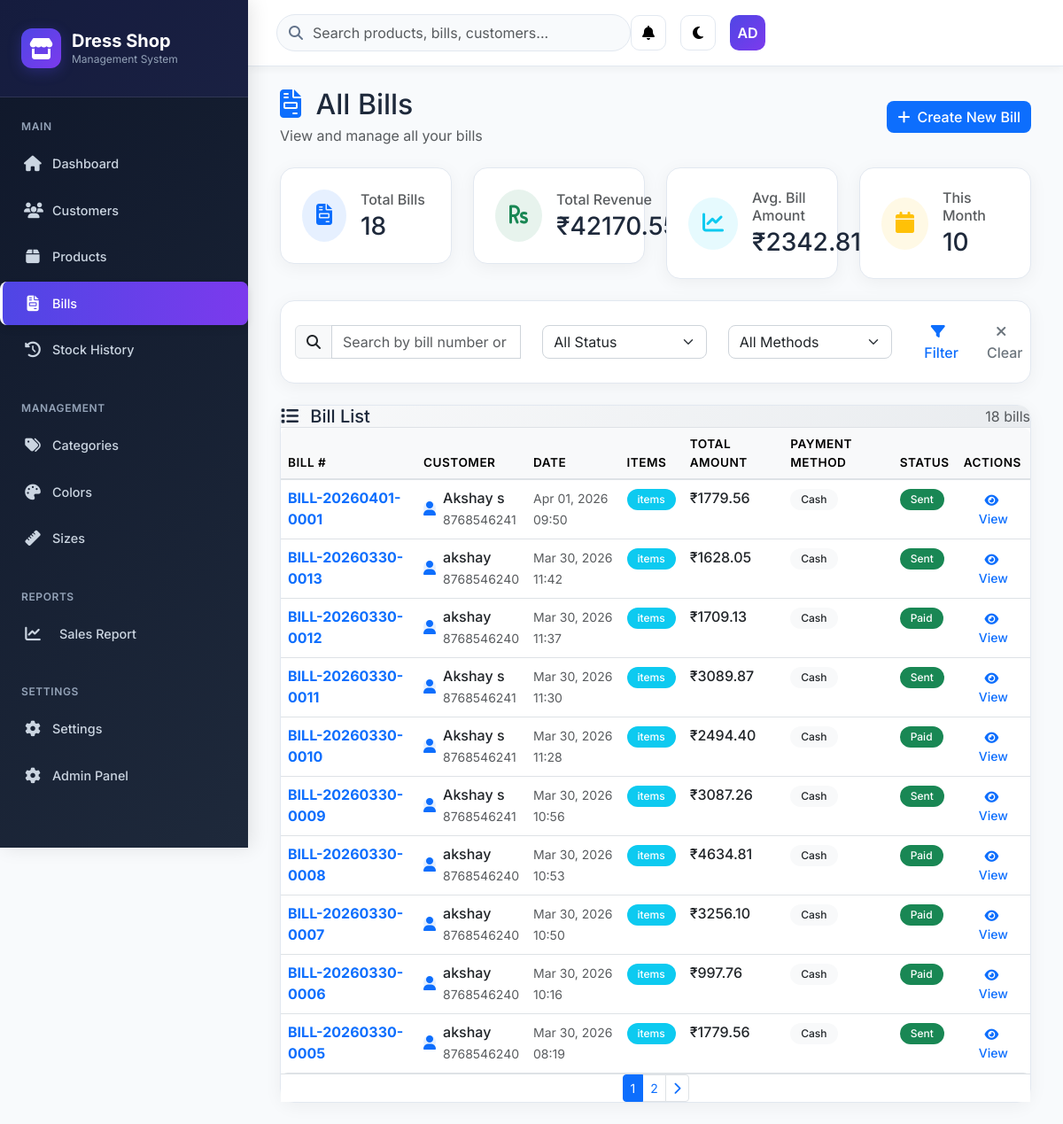
Page /bills/ on the committed database.
### shop/models.py (models this page shows, shortened)
class Bill(models.Model):
    PAYMENT_METHODS = [
        ('cash', 'Cash'),
        ('card', 'Card'),
        ('upi', 'UPI'),
        ('net_banking', 'Net Banking'),
        ('wallet', 'Wallet'),
    ]
    STATUS_CHOICES = [
        ('pending', 'Pending'),
        ('paid', 'Paid'),
        ('cancelled', 'Cancelled'),
        ('refunded', 'Refunded'),
    ]
    bill_number = models.CharField(max_length=50, unique=True)
    customer = models.ForeignKey(Customer, on_delete=models.CASCADE, related_name='items')
    subtotal = models.DecimalField(max_digits=10, decimal_places=2)
    discount_amount = models.DecimalField(max_digits=10, decimal_places=2, default=0)
    tax_amount = models.DecimalField(max_digits=10, decimal_places=2, default=0)
    total_amount = models.DecimalField(max_digits=10, decimal_places=2)
    payment_method = models.CharField(max_length=20, choices=PAYMENT_METHODS)
    status = models.CharField(max_length=20, choices=STATUS_CHOICES, default='draft')
    notes = models.TextField(blank=True)
    created_at = models.DateTimeField(auto_now_add=True)
    class Meta:
        ordering = ['-created_at']
        verbose_name = 'Bill'
        verbose_name_plural = 'Bills'
    class Meta:
        ordering = ['-created_at']

class Customer(models.Model):
    name = models.CharField(max_length=200)
    phone = models.CharField(max_length=20)
    email = models.EmailField(blank=True)
    address = models.TextField(blank=True)
    date_of_birth = models.DateField(blank=True, null=True)
    gender = models.CharField(max_length=10, choices=[('male', 'Male'), ('female', 'Female'), ('other', 'Other')], blank=True)
    loyalty_points = models.PositiveIntegerField(default=0)
    created_at = models.DateTimeField(auto_now_add=True)

### shop/views.py (the view)
# urls.py: path('bills/', views.bill_list, name='bill_list'),
def bill_list(request):
    bills = Bill.objects.select_related('customer').order_by('-created_at')
    status_filter = request.GET.get('status')
    payment_filter = request.GET.get('payment_method')
    search_query = request.GET.get('search')
    if status_filter:
        bills = bills.filter(status=status_filter)
    if payment_filter:
        bills = bills.filter(payment_method=payment_filter)
    if search_query:
        bills = bills.filter(
            Q(bill_number__icontains=search_query) |
            Q(customer__name__icontains=search_query) |
            Q(customer__phone__icontains=search_query)
        )
    total_revenue = bills.aggregate(total=Sum('total_amount'))['total'] or Decimal('0')
    total_bills = bills.count()
    avg_bill_amount = total_revenue / total_bills if total_bills > 0 else Decimal('0')
    paginator = Paginator(bills, 10)  # Show 10 bills per page
    page_number = request.GET.get('page', '1')
    try:
        page_number = int(page_number)
    except (ValueError, TypeError):
        page_number = 1
    page_obj = paginator.get_page(page_number)
    total_pages = paginator.num_pages
    current_page = page_obj.number
    start_page = max(1, current_page - 3)
    end_page = min(total_pages, current_page + 3)
    page_range = range(start_page, end_page + 1)
    context = {
        'bills': page_obj,
        'page_obj': page_obj,
        'is_paginated': page_obj.has_other_pages(),
        'page_range': page_range,
        'total_pages': total_pages,
        'status_choices': Bill.STATUS_CHOICES,
        'payment_methods': Bill.PAYMENT_METHODS,
        'current_status': status_filter,
        'current_payment': payment_filter,
        'search_query': search_query,
        'total_revenue': total_revenue,
        'total_bills': total_bills,
        'avg_bill_amount': avg_bill_amount,
    }
    if request.headers.get('HX-Request'):
        return render(request, 'shop/bill_list_partial.html', context)
    return render(request, 'shop/bill_list.html', context)

### shop/templates/shop/bill_list.html (shortened to what this page needs)
{% extends 'shop/base.html' %}
{% load static %}
{% block content %}
<div class="container-fluid">
    <div class="row mb-4">
        <div class="col-12">
            <div class="d-flex justify-content-between align-items-center">
                <div>
                    <h2 class="mb-1">
                        <i class="fas fa-file-invoice me-2 text-primary"></i>
                        All Bills
                    </h2>
                    <p class="text-muted mb-0">View and manage all your bills</p>
                </div>
                <div>
                    <a href="{% url 'shop:create_bill' %}" class="btn btn-primary">
                        <i class="fas fa-plus me-2"></i>Create New Bill
                    </a>
                </div>
            </div>
        </div>
    </div>
    <div class="row mb-4">
        <div class="col-md-3">
            <div class="dashboard-card p-4">
                <div class="d-flex align-items-center">
                    <div class="flex-shrink-0">
                        <div class="bg-primary bg-opacity-10 rounded-circle p-3">
                            <i class="fas fa-file-invoice text-primary fs-4"></i>
                        </div>
                    </div>
                    <div class="flex-grow-1 ms-3">
                        <h6 class="mb-1 text-muted">Total Bills</h6>
                        <h3 class="mb-0">{{ total_bills }}</h3>
                    </div>
                </div>
            </div>
        </div>
        <div class="col-md-3">
            <div class="dashboard-card p-4">
                <div class="d-flex align-items-center">
                    <div class="flex-shrink-0">
                        <div class="bg-success bg-opacity-10 rounded-circle p-3">
                            <i class="fas fa-rupee-sign text-success fs-4"></i>
                        </div>
                    </div>
                    <div class="flex-grow-1 ms-3">
                        <h6 class="mb-1 text-muted">Total Revenue</h6>
                        <h3 class="mb-0">₹{{ total_revenue|floatformat:2 }}</h3>
                    </div>
                </div>
            </div>
        </div>
        <div class="col-md-3">
            <div class="dashboard-card p-4">
                <div class="d-flex align-items-center">
                    <div class="flex-shrink-0">
                        <div class="bg-info bg-opacity-10 rounded-circle p-3">
                            <i class="fas fa-chart-line text-info fs-4"></i>
                        </div>
                    </div>
                    <div class="flex-grow-1 ms-3">
                        <h6 class="mb-1 text-muted">Avg. Bill Amount</h6>
                        <h3 class="mb-0">₹{{ avg_bill_amount|floatformat:2 }}</h3>
                    </div>
                </div>
            </div>
        </div>
        <div class="col-md-3">
            <div class="dashboard-card p-4">
                <div class="d-flex align-items-center">
                    <div class="flex-shrink-0">
                        <div class="bg-warning bg-opacity-10 rounded-circle p-3">
                            <i class="fas fa-calendar text-warning fs-4"></i>
                        </div>
                    </div>
                    <div class="flex-grow-1 ms-3">
                        <h6 class="mb-1 text-muted">This Month</h6>
                        <h3 class="mb-0">{{ bills|length }}</h3>
                    </div>
                </div>
            </div>
        </div>
    </div>
    <div class="row mb-4">
        <div class="col-12">
            <div class="dashboard-card p-3">
                <form method="get" hx-get="{% url 'shop:bill_list' %}" hx-target="#bill-list-container" hx-trigger="submit">
                    <div class="row align-items-center">
                        <div class="col-md-4">
                            <div class="input-group">
                                <span class="input-group-text">
                                    <i class="fas fa-search"></i>
                                </span>
                                <input type="text"
                                       class="form-control"
                                       name="search"
                                       value="{{ search_query|default:'' }}"
                                       hx-get="{% url 'shop:bill_list' %}"
                                       hx-target="#bill-list-container"
                                       hx-trigger="keyup changed delay:500ms"
                                       hx-include="[name='status'], [name='payment_method']"
                                       placeholder="Search by bill number or customer name...">
                            </div>
                        </div>
                        <div class="col-md-3">
                            <select class="form-select" name="status" hx-get="{% url 'shop:bill_list' %}" hx-target="#bill-list-container" hx-trigger="change" hx-include="[name='search'], [name='payment_method']">
                                <option value="">All Status</option>
                            </select>
                        </div>
                        <div class="col-md-3">
                            <select class="form-select" name="payment_method" hx-get="{% url 'shop:bill_list' %}" hx-target="#bill-list-container" hx-trigger="change" hx-include="[name='search'], [name='status']">
                                <option value="">All Methods</option>
                            </select>
                        </div>
                        <div class="col-md-2">
                            <div class="d-flex gap-2">
                                <button type="submit" class="btn btn-outline-primary">
                                    <i class="fas fa-filter me-2"></i>Filter
                                </button>
                                <a href="{% url 'shop:bill_list' %}" class="btn btn-outline-secondary">
                                    <i class="fas fa-times me-2"></i>Clear
                                </a>
                            </div>
                        </div>
                    </div>
                </form>
            </div>
        </div>
    </div>
    <div class="row">
        <div class="col-12">
            <div id="bill-list-container">
                {% include 'shop/bill_list_partial.html' %}
            </div>
        </div>
    </div>
</div>
{% endblock %}

### shop/templates/shop/bill_list_partial.html (shortened to what this page needs)
<div class="dashboard-card">
    <div class="card-header bg-white border-bottom">
        <div class="d-flex justify-content-between align-items-center">
            <h5 class="mb-0">
                <i class="fas fa-list me-2"></i>
                Bill List
            </h5>
            <span class="text-muted">{{ total_bills }} bills</span>
        </div>
    </div>
    <div class="card-body p-0">
        {% if bills %}
            <div class="table-responsive">
                <table class="table table-hover mb-0">
                    <thead class="table-light">
                        <tr>
                            <th>Bill #</th>
                            <th>Customer</th>
                            <th>Date</th>
                            <th>Items</th>
                            <th>Total Amount</th>
                            <th>Payment Method</th>
                            <th>Status</th>
                            <th>Actions</th>
                        </tr>
                    </thead>
                    <tbody>
                        {% for bill in bills %}
                            <tr>
                                <td>
                                    <a href="{% url 'shop:bill_detail' bill.bill_number %}" class="text-decoration-none">
                                        <strong>{{ bill.bill_number }}</strong>
                                    </a>
                                </td>
                                <td>
                                    <div class="d-flex align-items-center">
                                        <div class="avatar-sm bg-primary bg-opacity-10 rounded-circle d-flex align-items-center justify-content-center me-2">
                                            <i class="fas fa-user text-primary"></i>
                                        </div>
                                        <div>
                                            <div class="fw-medium">{{ bill.customer.name }}</div>
                                            <small class="text-muted">{{ bill.customer.phone }}</small>
                                        </div>
                                    </div>
                                </td>
                                <td>
                                    <small class="text-muted">{{ bill.created_at|date:"M d, Y H:i" }}</small>
                                </td>
                                <td>
                                    <span class="badge bg-info">{{ bill.billitem_set.count }} items</span>
                                </td>
                                <td>
                                    <span class="fw-medium">₹{{ bill.total_amount|floatformat:2 }}</span>
                                </td>
                                <td>
                                    <span class="badge bg-light text-dark">
                                        {{ bill.get_payment_method_display }}
                                    </span>
                                </td>
                                <td>
                                    <span class="badge bg-{{ bill.status|yesno:'success,warning,danger' }}">
                                        {{ bill.get_status_display|title }}
                                    </span>
                                </td>
                                <td>
                                    <a href="{% url 'shop:bill_detail' bill.bill_number %}" class="btn btn-sm btn-outline-primary">
                                        <i class="fas fa-eye me-1"></i>View
                                    </a>
                                </td>
                            </tr>
                        {% endfor %}
                    </tbody>
                </table>
            </div>
            {% if is_paginated %}
                <div class="card-footer bg-white border-top">
                    <nav aria-label="Bill pagination">
                        <ul class="pagination pagination-sm mb-0 justify-content-center">
                            {% for num in page_range %}
                                {% if page_obj.number == num %}
                                    <li class="page-item active">
                                        <span class="page-link">{{ num }}</span>
                                    </li>
                                {% elif num > page_obj.number|add:'-3' and num < page_obj.number|add:'3' %}
                                    <li class="page-item">
                                        <a class="page-link"
                                           hx-get="{% url 'shop:bill_list' %}?page={{ num }}"
                                           hx-target="#bill-list-container">{{ num }}</a>
                                        </li>
                                {% endif %}
                            {% endfor %}
                            {% if page_obj.has_next %}
                                <li class="page-item">
                                    <a class="page-link"
                                       hx-get="{% url 'shop:bill_list' %}?page={{ page_obj.next_page_number }}"
                                       hx-target="#bill-list-container">
                                        <i class="fas fa-chevron-right"></i>
                                    </a>
                                </li>
                            {% endif %}
                        </ul>
                    </nav>
                </div>
            {% endif %}
        {% endif %}
    </div>
</div>

### rows in the picture
Bill: bill_number "BILL-20260401-0001", customer.name "Akshay s", customer.phone "8768546241", created_at "Apr 01, 2026 09:50", total_amount "1779.56", payment_method "Cash", status "Sent"
Bill: bill_number "BILL-20260330-0013", customer.name "akshay", customer.phone "8768546240", created_at "Mar 30, 2026 11:42", total_amount "1628.05", payment_method "Cash", status "Sent"
Bill: bill_number "BILL-20260330-0012", customer.name "akshay", customer.phone "8768546240", created_at "Mar 30, 2026 11:37", total_amount "1709.13", payment_method "Cash", status "Paid"
Bill: bill_number "BILL-20260330-0011", customer.name "Akshay s", customer.phone "8768546241", created_at "Mar 30, 2026 11:30", total_amount "3089.87", payment_method "Cash", status "Sent"
Bill: bill_number "BILL-20260330-0010", customer.name "Akshay s", customer.phone "8768546241", created_at "Mar 30, 2026 11:28", total_amount "2494.40", payment_method "Cash", status "Paid"
Bill: bill_number "BILL-20260330-0009", customer.name "Akshay s", customer.phone "8768546241", created_at "Mar 30, 2026 10:56", total_amount "3087.26", payment_method "Cash", status "Sent"
Bill: bill_number "BILL-20260330-0008", customer.name "akshay", customer.phone "8768546240", created_at "Mar 30, 2026 10:53", total_amount "4634.81", payment_method "Cash", status "Paid"
Bill: bill_number "BILL-20260330-0007", customer.name "akshay", customer.phone "8768546240", created_at "Mar 30, 2026 10:50", total_amount "3256.10", payment_method "Cash", status "Paid"
Bill: bill_number "BILL-20260330-0006", customer.name "akshay", customer.phone "8768546240", created_at "Mar 30, 2026 10:16", total_amount "997.76", payment_method "Cash", status "Paid"
Bill: bill_number "BILL-20260330-0005", customer.name "akshay", customer.phone "8768546240", created_at "Mar 30, 2026 08:19", total_amount "1779.56", payment_method "Cash", status "Sent"

### other values in the picture
{{ total_bills }} "18"
{{ total_revenue|floatformat:2 }} "42170.55"
{{ avg_bill_amount|floatformat:2 }} "2342.81"
{{ bills|length }} "10"
{{ num }} "1"
{{ num }} "2"
